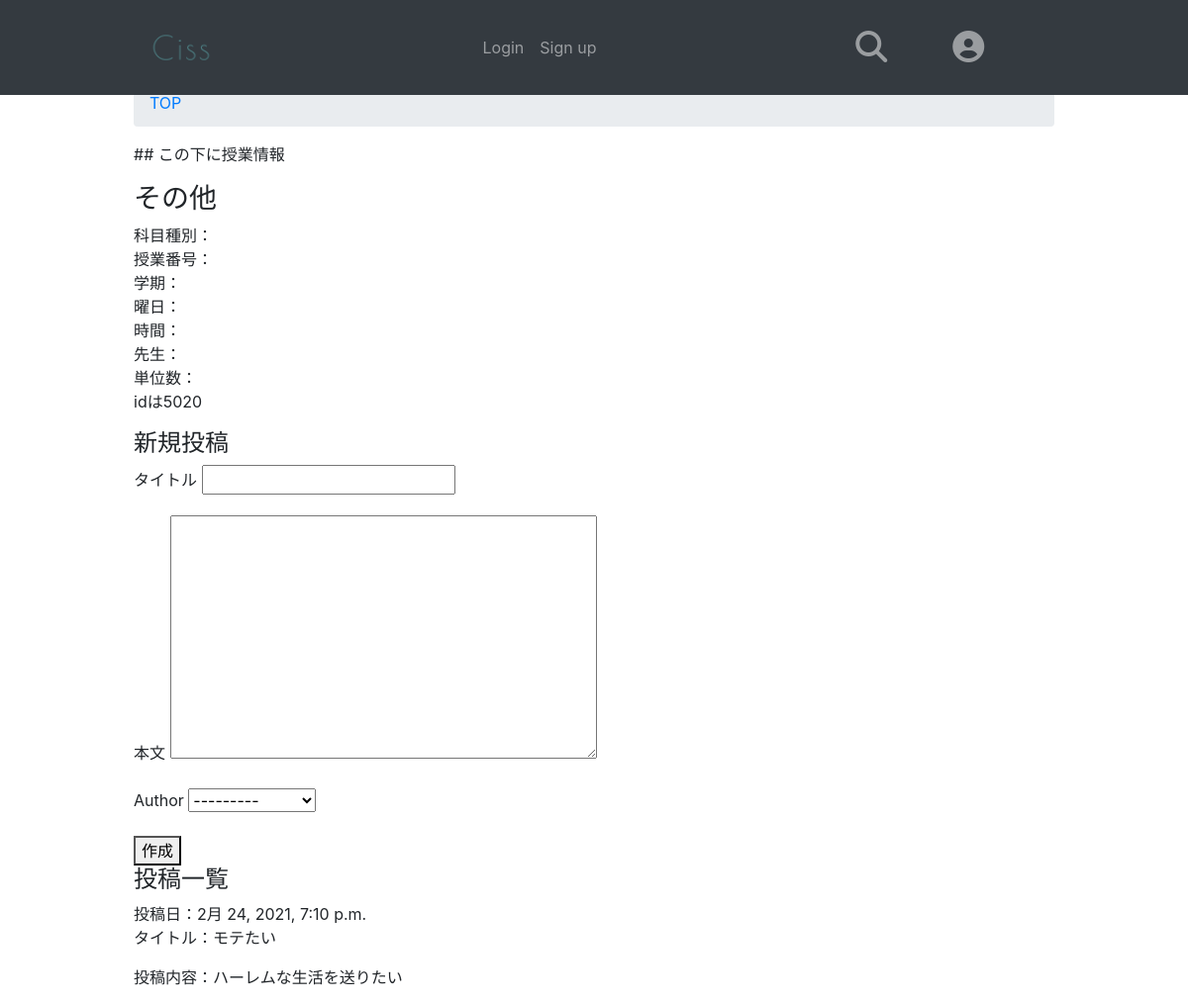
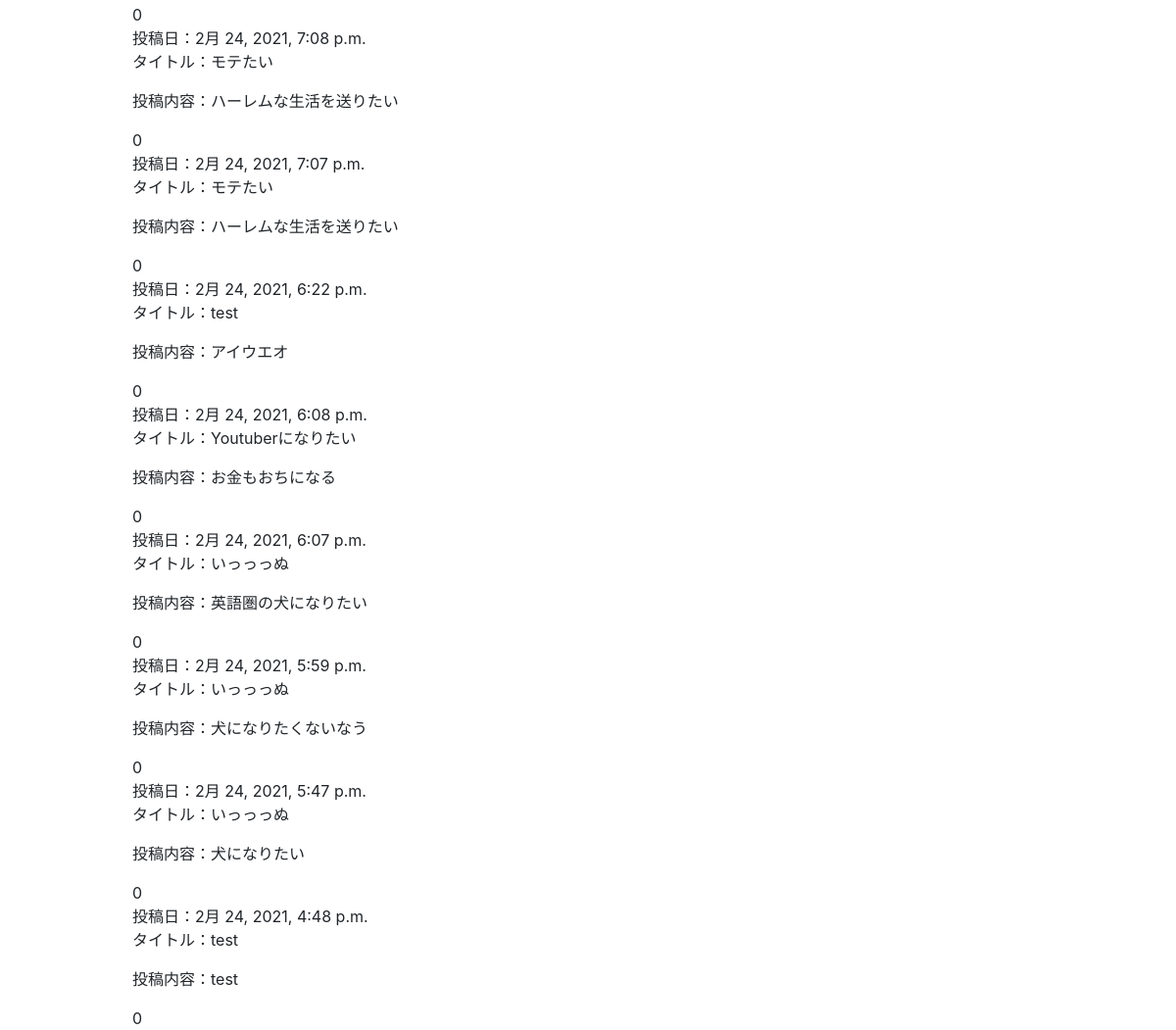
Screenshot of /cissapp/5020/ with the database file from the repository (2 pictures, top to bottom).
### cissapp/models.py (models this page shows, shortened)
class Data(models.Model):
    category = models.CharField("科目種別", blank=True, max_length=100)
    no = models.CharField("授業番号", blank=True, max_length=10)
    semester = models.CharField("学期", blank=True, max_length=5)
    day = models.CharField("曜日", blank=True, max_length=1)
    name = models.CharField("科目", blank=True, max_length=20)
    period = models.CharField("時限", blank=True, max_length=2)
    teacher = models.CharField("担当教員", blank=True, max_length=30)
    credit = models.CharField("単位", blank=True, max_length=1)
    class Meta:
        verbose_name = '授業'
        verbose_name_plural = '授業一覧'

class Topic(models.Model):
    id = models.BigAutoField(
        primary_key=True,
    )
    no = models.IntegerField(
        default=0,
    )
    data = models.ForeignKey(
        Data,
        on_delete=models.PROTECT,
    )
    title = models.CharField(
        'タイトル',
        max_length=30,
        null=True,
        blank=False,
    )
    content = models.TextField(
        verbose_name='本文',
        null=True,
        blank=False,
    )
    author = models.ForeignKey(
        get_user_model(), on_delete=models.CASCADE, blank=True
    )
    time = models.DateTimeField(
        default=timezone.now
    )
    created = models.DateTimeField(
        auto_now_add=True,
    )
    pub_flg = models.BooleanField(
        default=True,
    )
    modified = models.DateTimeField(
        auto_now=True,
    )
    objects = TopicManager()
    class Meta:
        verbose_name = '投稿'
        verbose_name_plural = '投稿一覧'

### cissapp/views.py (the view, shortened to what this page needs)
# urls.py: path('<int:pk>/', views.TopicDetailView.as_view(), name='detail'),
class TopicDetailView(FormView):
    template_name = 'cissapp/detail.html'
    form_class = TopicCreateForm
    def get_context_data(self):
        ctx = super().get_context_data()
        print('完了3-1')
        ctx['data'] = Data.objects.get(id=self.kwargs['pk'])
        print('完了3-2')
        ctx['posts'] = Topic.objects.filter(
            data=self.kwargs['pk']).annotate(vote_count=Count('vote')).order_by('-created')
        print('完了3-3')
        return ctx

### topics/forms.py (shortened to what this page needs)
class TopicCreateForm(ModelForm):
    class Meta:
        model=Topic
        fields=[
            'title',
            'content',
            'author',
        ]
    def __init__(self, *args, **kwargs):
        kwargs.setdefault('label_suffix', '')
        super().__init__(*args, **kwargs)
        self.fields['author'].widget.attrs['value'] = '匿名'

### topics/templatetags/topicsfilters.py (called while the page is built)
@register.filter
def comment_filter(text):
    return ''.join(list(map(convert_url, bleach.clean(text).split('\n'))))

def convert_url(text_line):
    if 'https://' in text_line or 'http://' in text_line:
        return '$lt;a href="' + text_line + '" target="_blank" rel="noopener noreferrer">' + text_line + '</a>'
    else:
        return text_line

### templates/cissapp/detail.html (shortened to what this page needs)
<!DOCTYPE html>
{% extends 'cissapp/layout.html' %}
{% load static %}
{% load topicsfilters %}
{% block content %}
<div class="ui grid stackable">
    <div class="eleven wide column">
        <div class="ui breadcrumb">
            <a href="{% url 'cissapp:index' %}" class="section">TOP</a>
        </div>
        <div class="ui segment">
            <div class="content">
                <p>## この下に授業情報</p>
                <div class="data"><h3>{{data.name}}</h3></div>
                <p>
                    科目種別：{{data.categoty}}<br>
                    授業番号：{{data.no}}<br>
                    学期：{{data.semester}}<br>
                    曜日：{{data.day}}<br>
                    時間：{{data.period}}<br>
                    先生：{{data.teacher}}<br>
                    単位数：{{data.credit}}<br>
                    idは{{data.id}}
                </p>
            </div>
        <h4>新規投稿</h4>
        <div class="ui segment">
            <form class="" action="" method="POST">
                {{ form.as_p }}
                <button type="submit" class="ui button" name="next" value="confirm">作成</button>
            </form>
        </div>
        <h4>投稿一覧</h4>
        <div class="ui segment">
            {% if posts %}
            {% for post in posts %}
            <div class="ui segment secondary">
                <p>投稿日：{{post.created}}<br>タイトル：{{post.title}}</p>
                {% if post.pub_flg %}
                <p>投稿内容：{{post.content | comment_filter | safe}}</p>
                <div class="ui right aligned vertical segment">
                    <div class="vote_button" style="cursor: pointer;"
                    data-comment-id="{{post.id}}" data-count="{{post.vote_count}}">
                        <span class="vote_counter">
                        {% if post.vote_count >= 0 %}
                            {{post.vote_count}}
                        {% endif %}
                        </span>
                    </div>
                </div>
                {% else %}
                <p style="color: grey">コメントは非表示とされました</p>
                {% endif %}
            </div>
            {% endfor %}
            {% else %}
            <div class="ui warning message"><p>まだコメントはありません</p></div>
            {% endif %}
        </div>
        </div>
    </div>
</div>
{% endblock %}

### templates/cissapp/layout.html (style rules this page uses)
body { padding-top: 80px; }

### rows the page displays
Topic: created "2月 24, 2021, 7:10 p.m.", title "モテたい", content|comment_filter "ハーレムな生活を送りたい", vote_count "0"
Topic: created "2月 24, 2021, 7:08 p.m.", title "モテたい", content|comment_filter "ハーレムな生活を送りたい", vote_count "0"
Topic: created "2月 24, 2021, 7:07 p.m.", title "モテたい", content|comment_filter "ハーレムな生活を送りたい", vote_count "0"
Topic: created "2月 24, 2021, 6:22 p.m.", title "test", content|comment_filter "アイウエオ", vote_count "0"
Topic: created "2月 24, 2021, 6:08 p.m.", title "Youtuberになりたい", content|comment_filter "お金もおちになる", vote_count "0"
Topic: created "2月 24, 2021, 6:07 p.m.", title "いっっっぬ", content|comment_filter "英語圏の犬になりたい", vote_count "0"
Topic: created "2月 24, 2021, 5:59 p.m.", title "いっっっぬ", content|comment_filter "犬になりたくないなう", vote_count "0"
Topic: created "2月 24, 2021, 5:47 p.m.", title "いっっっぬ", content|comment_filter "犬になりたい", vote_count "0"
Topic: created "2月 24, 2021, 4:48 p.m.", title "test", content|comment_filter "test", vote_count "0"
